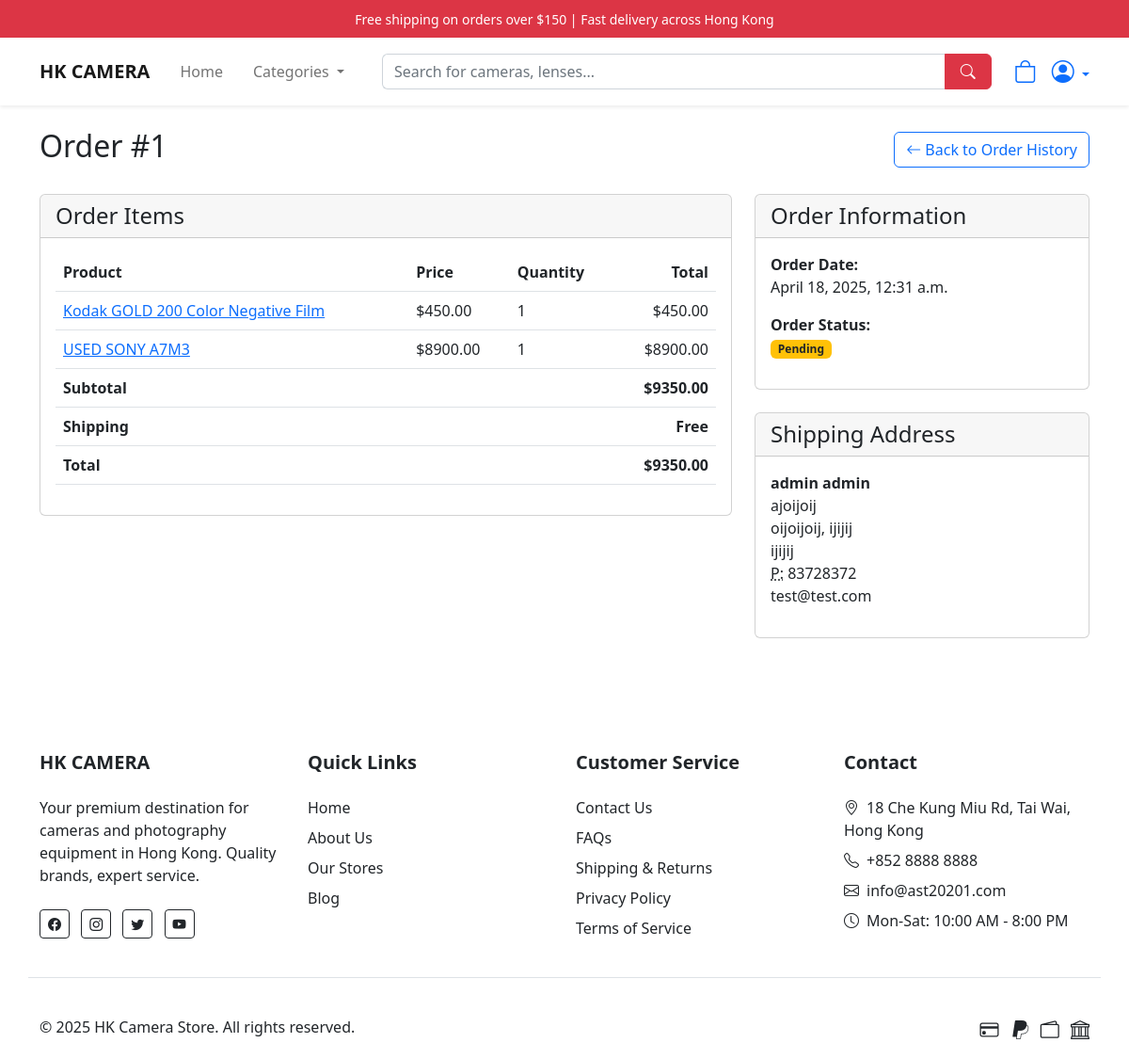
/orders/detail/1/ (signed in), run on the app's committed database.
### orders/models.py (models this page shows, shortened)
class Order(models.Model):
    STATUS_CHOICES = (
        ('pending', 'Pending'),
        ('paid', 'Paid'),
        ('shipped', 'Shipped'),
        ('delivered', 'Delivered'),
        ('cancelled', 'Cancelled'),
    )
    user = models.ForeignKey(User, on_delete=models.SET_NULL, related_name='orders', null=True, blank=True)
    first_name = models.CharField(max_length=50)
    last_name = models.CharField(max_length=50)
    email = models.EmailField()
    phone = models.CharField(max_length=20)
    address = models.CharField(max_length=250)
    postal_code = models.CharField(max_length=20)
    city = models.CharField(max_length=100)
    country = models.CharField(max_length=100)
    created = models.DateTimeField(auto_now_add=True)
    updated = models.DateTimeField(auto_now=True)
    status = models.CharField(max_length=10, choices=STATUS_CHOICES, default='pending')
    note = models.TextField(blank=True)
    class Meta:
        ordering = ('-created',)
    def get_total_cost(self):
        return sum(item.get_cost() for item in self.items.all())

class OrderItem(models.Model):
    order = models.ForeignKey(Order, related_name='items', on_delete=models.CASCADE)
    product = models.ForeignKey(Product, related_name='order_items', on_delete=models.CASCADE)
    price = models.DecimalField(max_digits=10, decimal_places=2)
    quantity = models.PositiveIntegerField(default=1)
    def get_cost(self):
        return self.price * self.quantity

### store/models.py (models this page shows, shortened)
class Product(models.Model):
    category = models.ForeignKey(Category, related_name='products', on_delete=models.CASCADE)
    name = models.CharField(max_length=255, db_index=True)
    slug = models.SlugField(max_length=255, unique=True)
    image = models.ImageField(upload_to='products/%Y/%m/%d', blank=True)
    description = models.TextField(blank=True)
    price = models.DecimalField(max_digits=10, decimal_places=2)
    stock = models.PositiveIntegerField()
    available = models.BooleanField(default=True)
    created = models.DateTimeField(auto_now_add=True)
    updated = models.DateTimeField(auto_now=True)
    featured = models.BooleanField(default=False)
    class Meta:
        ordering = ('name',)
        indexes = [
            models.Index(fields=['id', 'slug']),
        ]
    def get_absolute_url(self):
        return reverse('store:product_detail', args=[self.id, self.slug])

### orders/views.py (the view)
# urls.py: path('detail/<int:order_id>/', views.order_detail, name='order_detail'),
@login_required
def order_detail(request, order_id):
    order = get_object_or_404(Order, id=order_id)
    if order.user != request.user:
        return redirect('users:order_history')
    return render(request, 'orders/order_detail.html', {'order': order})

### cart/cart.py (called while the page is built)
    def __len__(self):
        return sum(item['quantity'] for item in self.cart.values())

### cart/context_processors.py (called while the page is built)
def cart(request):
    return {'cart': Cart(request)}

### templates/orders/order_detail.html (shortened to what this page needs)
{% extends 'base.html' %}
{% block content %}
<div class="d-flex justify-content-between align-items-center mb-4">
    <h2>Order #{{ order.id }}</h2>
    <a href="{% url 'users:order_history' %}" class="btn btn-outline-primary">
        <i class="bi bi-arrow-left"></i> Back to Order History
    </a>
</div>
<div class="row">
    <div class="col-md-8">
        <div class="card mb-4">
            <div class="card-header">
                <h4 class="mb-0">Order Items</h4>
            </div>
            <div class="card-body">
                <div class="table-responsive">
                    <table class="table">
                        <thead>
                            <tr>
                                <th>Product</th>
                                <th>Price</th>
                                <th>Quantity</th>
                                <th class="text-end">Total</th>
                            </tr>
                        </thead>
                        <tbody>
                            {% for item in order.items.all %}
                                <tr>
                                    <td>
                                        <a href="{{ item.product.get_absolute_url }}">{{ item.product.name }}</a>
                                    </td>
                                    <td>${{ item.price }}</td>
                                    <td>{{ item.quantity }}</td>
                                    <td class="text-end">${{ item.get_cost }}</td>
                                </tr>
                            {% endfor %}
                        </tbody>
                        <tfoot>
                            <tr>
                                <th colspan="3">Subtotal</th>
                                <th class="text-end">${{ order.get_total_cost }}</th>
                            </tr>
                            <tr>
                                <th colspan="3">Shipping</th>
                                <th class="text-end">Free</th>
                            </tr>
                            <tr>
                                <th colspan="3">Total</th>
                                <th class="text-end">${{ order.get_total_cost }}</th>
                            </tr>
                        </tfoot>
                    </table>
                </div>
            </div>
        </div>
    </div>
    <div class="col-md-4">
        <div class="card mb-4">
            <div class="card-header">
                <h4 class="mb-0">Order Information</h4>
            </div>
            <div class="card-body">
                <p>
                    <strong>Order Date:</strong><br>
                    {{ order.created|date:"F j, Y, g:i a" }}
                </p>
                <p>
                    <strong>Order Status:</strong><br>
                    {% if order.status == 'pending' %}
                        <span class="badge bg-warning text-dark">Pending</span>
                    {% elif order.status == 'paid' %}
                        <span class="badge bg-info">Paid</span>
                    {% elif order.status == 'shipped' %}
                        <span class="badge bg-primary">Shipped</span>
                    {% elif order.status == 'delivered' %}
                        <span class="badge bg-success">Delivered</span>
                    {% elif order.status == 'cancelled' %}
                        <span class="badge bg-danger">Cancelled</span>
                    {% endif %}
                </p>
            </div>
        </div>
        <div class="card mb-4">
            <div class="card-header">
                <h4 class="mb-0">Shipping Address</h4>
            </div>
            <div class="card-body">
                <address>
                    <strong>{{ order.first_name }} {{ order.last_name }}</strong><br>
                    {{ order.address }}<br>
                    {{ order.city }}, {{ order.postal_code }}<br>
                    {{ order.country }}<br>
                    <abbr title="Phone">P:</abbr> {{ order.phone }}<br>
                    {{ order.email }}
                </address>
            </div>
        </div>
    </div>
</div>
{% endblock %}

### data on the page
Order: id "1", get_total_cost "9350.00", created "April 18, 2025, 12:31 a.m.", first_name "admin", last_name "admin", address "ajoijoij", city "oijoijoij", postal_code "ijijij", country "ijijij", phone "83728372", email "test@test.com"
OrderItem: product.name "Kodak GOLD 200 Color Negative Film", price "450.00", quantity "1", get_cost "450.00"
OrderItem: product.name "USED SONY A7M3", price "8900.00", quantity "1", get_cost "8900.00"
